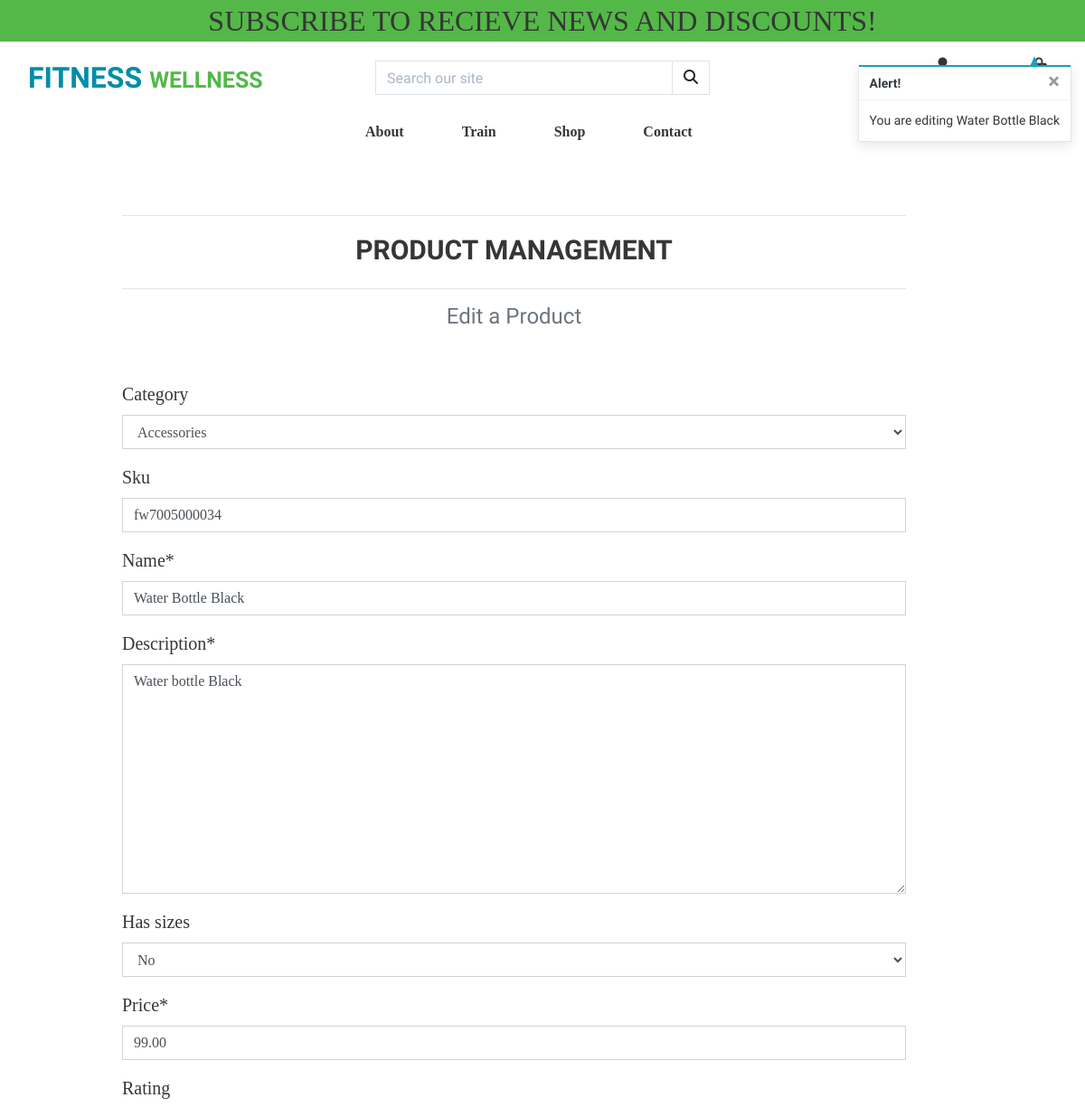
Before: /products/edit/24/ (signed in, upper part) with the older database file.
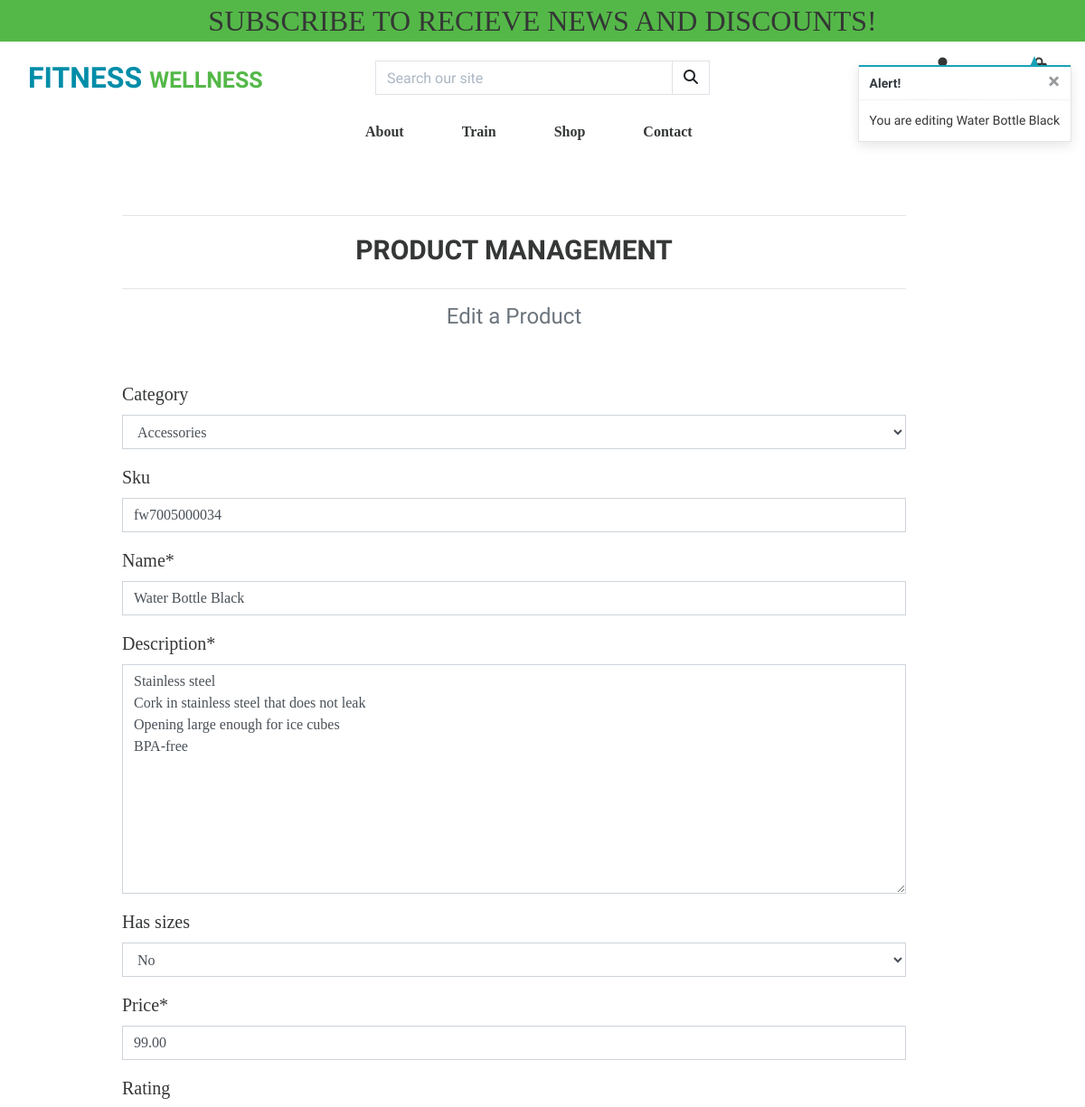
After: the same page with the newer database file.
### products/models.py (models this page shows, shortened)
class Product(models.Model):
    category = models.ForeignKey('Category', null=True, blank=True, on_delete=models.SET_NULL)
    sku = models.CharField(max_length=254, null=True, blank=True)
    name = models.CharField(max_length=254)
    description = models.TextField()
    has_sizes = models.BooleanField(default=False, null=True, blank=True)
    price = models.DecimalField(max_digits=6, decimal_places=2)
    rating = models.DecimalField(max_digits=6, decimal_places=2, null=True, blank=True)
    image_url = models.URLField(max_length=1024, null=True, blank=True)
    image = models.ImageField(null=True, blank=True)

### products/views.py (the view)
# urls.py: path('edit/<int:product_id>/', views.edit_product, name='edit_product'),
@login_required
def edit_product(request, product_id):
    if not request.user.is_superuser:
        messages.error(request, 'Sorry, only store owners can do that.')
        return redirect(reverse('home'))
    product = get_object_or_404(Product, pk=product_id)
    if request.method == 'POST':
        form = ProductForm(request.POST, request.FILES, instance=product)
        if form.is_valid():
            form.save()
            messages.success(request, 'Successfully updated product!')
            return redirect(reverse('product_detail', args=[product.id]))
        else:
            messages.error(request, 'Failed to update product. Please ensure the form is valid.')
    else:
        form = ProductForm(instance=product)
        messages.info(request, f'You are editing {product.name}')
    template = 'products/edit_product.html'
    context = {
        'form': form,
        'product': product,
    }
    return render(request, template, context)

### products/forms.py
class ProductForm(forms.ModelForm):
    class Meta:
        model = Product
        fields = '__all__'
    image = forms.ImageField(label='Image', required=False, widget=CustomClearableFileInput)
    def __init__(self, *args, **kwargs):
        super().__init__(*args, **kwargs)
        categories = Category.objects.all()
        friendly_names = [(c.id, c.get_friendly_name()) for c in categories]
        self.fields['category'].choices = friendly_names
        for field_name, field in self.fields.items():
            field.widget.attrs['class'] = 'border-black rounded-0'

### products/models.py (called while the page is built)
    def get_friendly_name(self):
        return self.friendly_name

### products/templates/products/edit_product.html (shortened to what this page needs)
{% extends "base.html" %}
{% load static %}
{% block content %}
<div class="container gym-container">
    <div class="row mr-5 mt-5">
        <div class="col-12">
            <hr>
            <h2 class="logo-font mb-4 gym-header">Product Management</h2>
            <hr>
            <h4 class="text-muted">Edit a Product</h4>
        </div>
    </div>
    <div class="row mr-5 mt-5 mb-5">
        <div class="col-12 text-left gym-para">
            <form method="POST" action="{% url 'edit_product' product.id %}" class="form mb-2"
                enctype="multipart/form-data">
                {% for field in form %}
                {% if field.name != 'image' %}
                {{ field | as_crispy_field }}
                {% else %}
                {{ field }}
                {% endif %}
                {% endfor %}
            </form>
        </div>
    </div>
</div>
{% endblock %}

Changed rows visible on the page:
changed Product "Rating": description "Water bottle Black" → "Stainless steel Cork in stainless steel that does not leak Opening large enough for ice cubes BPA-free"
